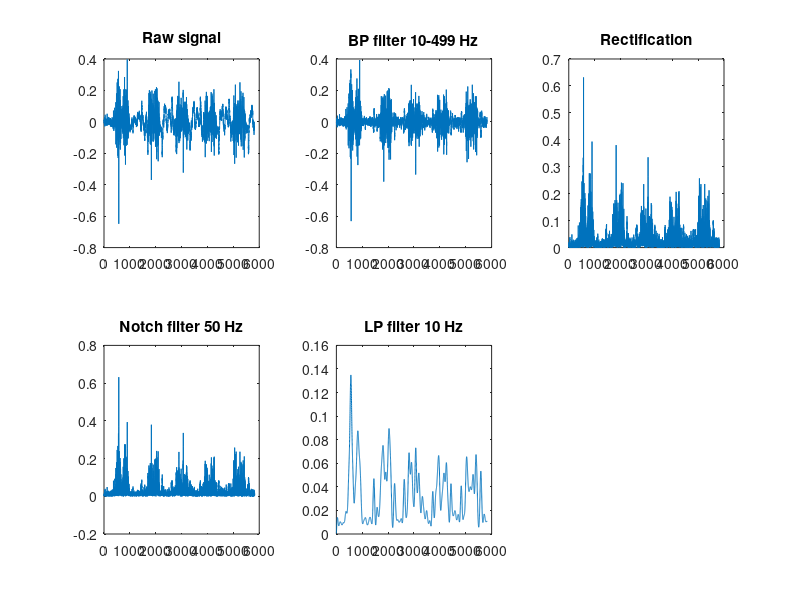

Reproduce this figure in MATLAB.
clear all
close all
clc

%Healthy without float

addpath(genpath('Healthy Recordings\Subject6\NO_FLOAT'));

load('S6_NO_FLOAT.mat');

Trials=fieldnames(S6_NO_FLOAT);
Trials=Trials(9:11,1);
EMGSensors=fieldnames(S6_NO_FLOAT.T_01.Raw.EMG);

for Trialidx=1:length(Trials)
   TrialName=Trials{Trialidx}; 
   if isstruct(S6_NO_FLOAT)
    for Sensoridx=1:length(EMGSensors)
        SensorName=EMGSensors{Sensoridx};
        if isstruct(S6_NO_FLOAT.(TrialName).Raw.EMG)
            %4-th order band pass filter (10-499 Hz)
            [bp1,bp2]=butter(4,[10 499]/(S6_NO_FLOAT.(TrialName).fsEMG/2)); 
            S6_NO_FLOAT.(TrialName).Filtered.(SensorName)=filtfilt(bp1,bp2,S6_NO_FLOAT.(TrialName).Raw.EMG.(SensorName));
        
            %rectification
            S6_NO_FLOAT.(TrialName).Rectified.(SensorName)=abs(S6_NO_FLOAT.(TrialName).Filtered.(SensorName));

%             %4-th order high-pass filter (30 Hz){removed because they
%             told us not to use it
%             [hp1,hp2]=butter(4,30/(S6_NO_FLOAT.(TrialName).fsEMG/2),'high'); 
%             S6_NO_FLOAT.(TrialName).Filtered2.(SensorName)=filter(hp1,hp2,S6_NO_FLOAT.(TrialName).Rectified.(SensorName));
%         
            %4-th order Notch filter (50 Hz)
            [n1,n2]=butter(4,[49.8 50.2]/(S6_NO_FLOAT.(TrialName).fsEMG/2),'stop'); 
            S6_NO_FLOAT.(TrialName).Filtered3.(SensorName)=filtfilt(n1,n2,S6_NO_FLOAT.(TrialName).Rectified.(SensorName));
        
            %4-th order low-pass filter (10 Hz)
            [lp1,lp2]=butter(4,10/(S6_NO_FLOAT.(TrialName).fsEMG/2),'low'); 
            S6_NO_FLOAT.(TrialName).Filtered4.(SensorName)=filtfilt(lp1,lp2,S6_NO_FLOAT.(TrialName).Filtered3.(SensorName));
        end
    end
   end
end
subplot(2,3,1)
plot(S6_NO_FLOAT.T_02.Raw.EMG.LTA)
title('Raw signal');
subplot(2,3,2)
plot(S6_NO_FLOAT.T_02.Filtered.LTA)
title('BP filter 10-499 Hz');
subplot(2,3,3)
plot(S6_NO_FLOAT.T_02.Rectified.LTA)
title('Rectification');
subplot(2,3,4)
plot(S6_NO_FLOAT.T_02.Filtered3.LTA)
title('Notch filter 50 Hz');
subplot(2,3,5)
plot(S6_NO_FLOAT.T_02.Filtered4.LTA)
title('LP filter 10 Hz');
